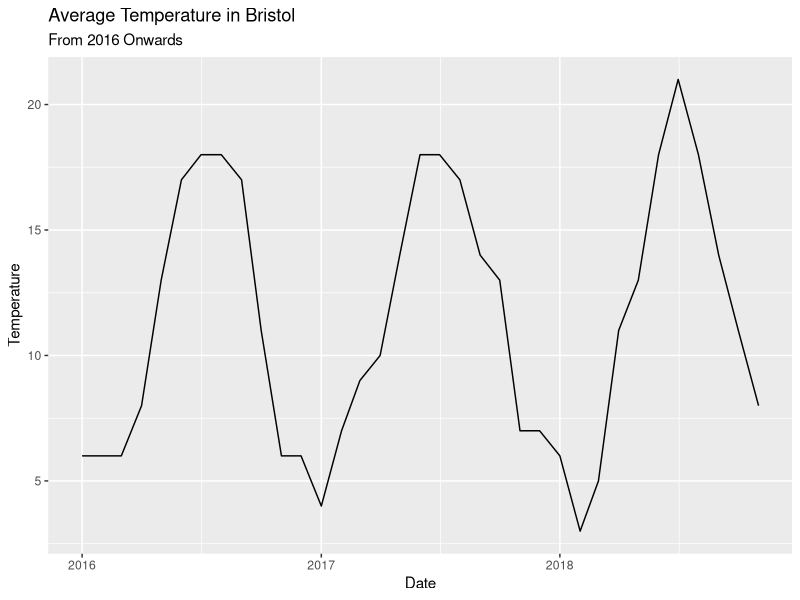
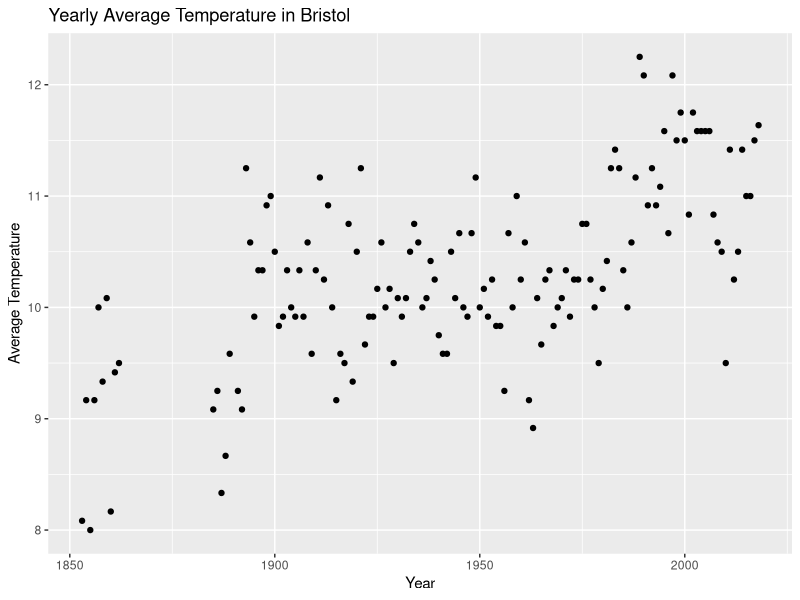
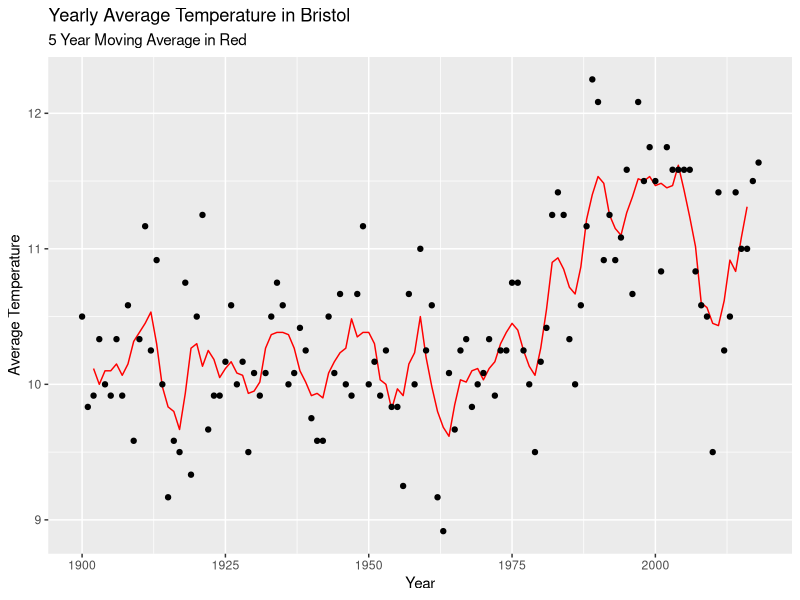
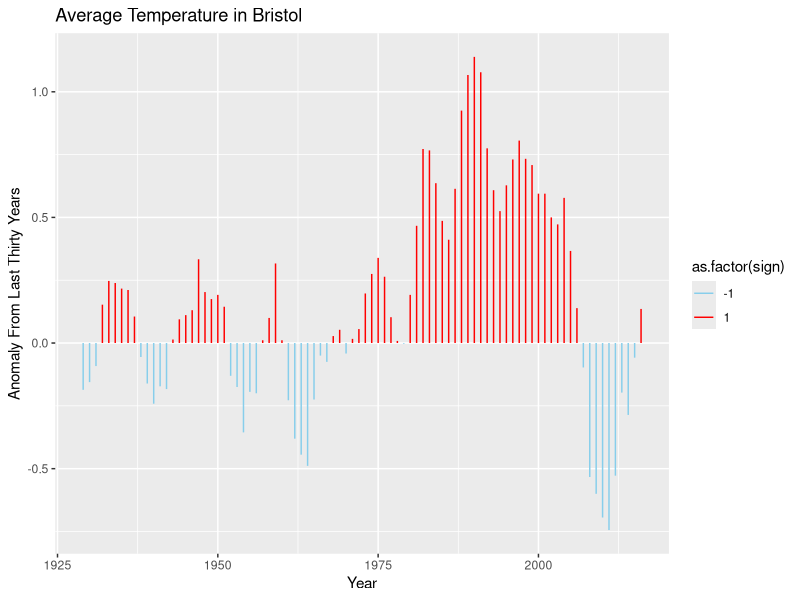

These figures' R source, in order:
## ---- chunk 1
knitr::opts_chunk$set(echo = TRUE, warning=FALSE, fig.width = 5, fig.height = 4, fig.align='center')
## ---- chunk 2
library(readr)
bristoltemps <- read_csv("../data/bristoltemps.txt")
head(bristoltemps)
## ---- chunk 3
library(tidyverse)
## ---- chunk 4
# add a date column in the format yyyy-mm-dd
bristoltemps <- bristoltemps %>% 
  mutate("Date" = as.POSIXct(paste0(Year, "-", Month, "-01")))

# create a plot from 2016-2018
bristoltemps %>%
  filter(Year >= 2016) %>%
  ggplot(aes(x = Date, y=Temperature)) +
  geom_line() +
  labs(title = "Average Temperature in Bristol", 
       subtitle = "From 2016 Onwards")
## ---- chunk 5
# compute average temperature per year and plot over time
bristoltemps %>%
  group_by(Year) %>%
  summarise("Average Temperature" = mean(Temperature)) %>%
  ggplot(aes(x = Year, y = `Average Temperature`)) +
  geom_point() +
  labs(title = "Yearly Average Temperature in Bristol")
## ---- chunk 6
# function that returns the moving average over n values
ma <- function(x, n) {
  return(stats::filter(x, rep(1/n, n), sides=2))
}

# produce a plot with a 5 year average over the data
bristoltemps %>%
  filter(Year >= 1900) %>%
  group_by(Year) %>%
  summarise("Average Temperature" = mean(Temperature)) %>%
  ggplot(aes(x = Year, y = ma(`Average Temperature`, 5))) +
  geom_line(col="red") +
  geom_point(aes(x = Year, y = `Average Temperature`)) +
  labs(title = "Yearly Average Temperature in Bristol",
       subtitle = "5 Year Moving Average in Red",
       y = "Average Temperature")

## ---- chunk 7
# function that returns the average over n values
ma <- function(x, n, sides) {
  return(stats::filter(x, rep(1/n, n), sides=sides))
}

# produce plot
bristoltemps %>%
  filter(Year >= 1900) %>%
  group_by(Year) %>%
  summarise("Average Temperature" = mean(Temperature)) %>%
  mutate(avg_last_thirty_years = ma(`Average Temperature`, 30, sides=1)) %>%
  mutate(diff = ma(`Average Temperature`, 5, sides=2) - avg_last_thirty_years,
         sign = sign(diff)) %>%
  na.omit() %>% 
  ggplot(aes(x = Year, y = diff)) +
  geom_segment(aes(xend = Year, col = as.factor(sign)), yend= 0) +
  scale_colour_manual(values = c("skyblue", "red")) +
  labs(title = "Average Temperature in Bristol",
       y = "Anomaly From Last Thirty Years")
